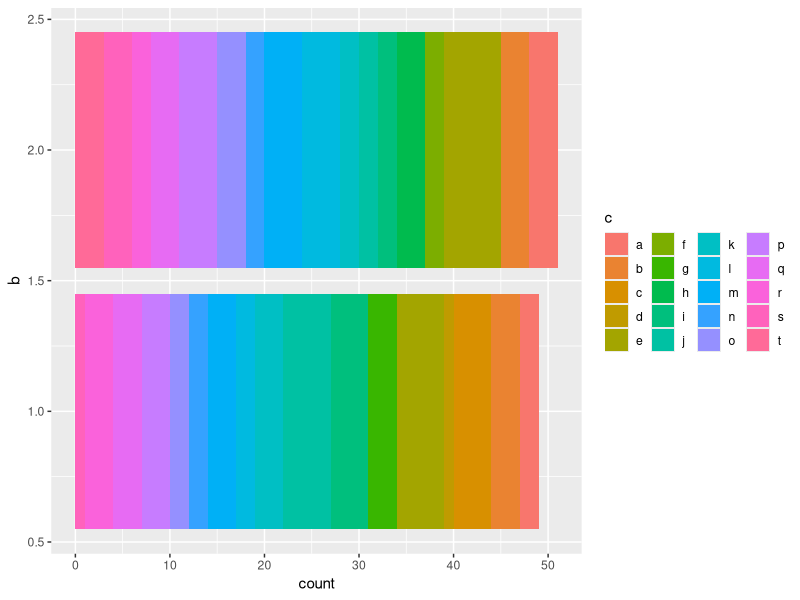
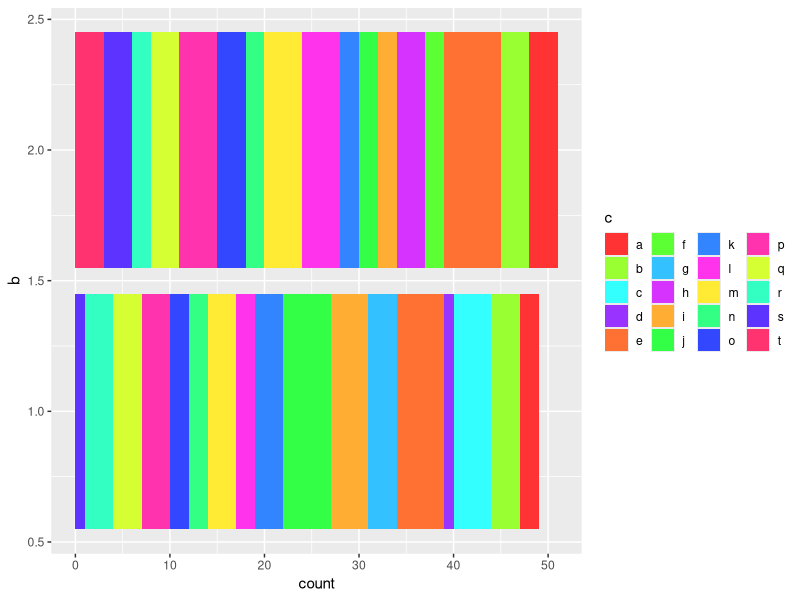
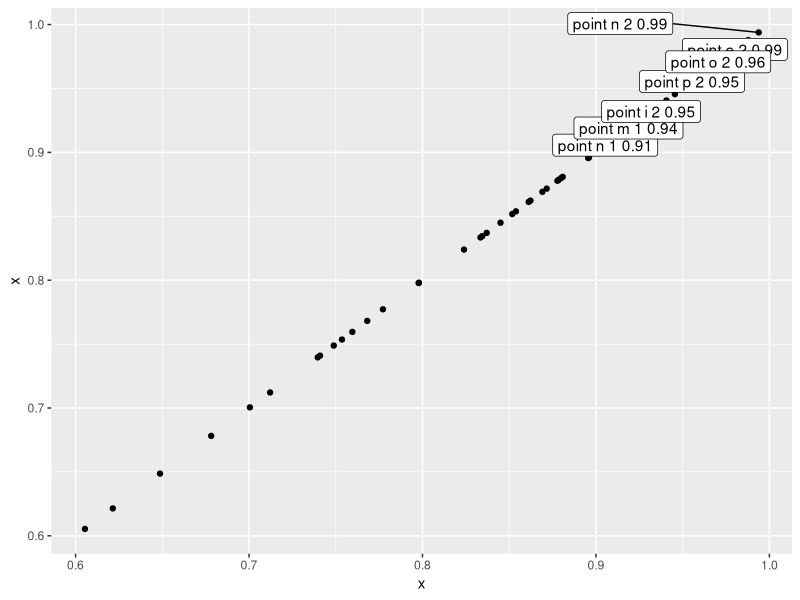
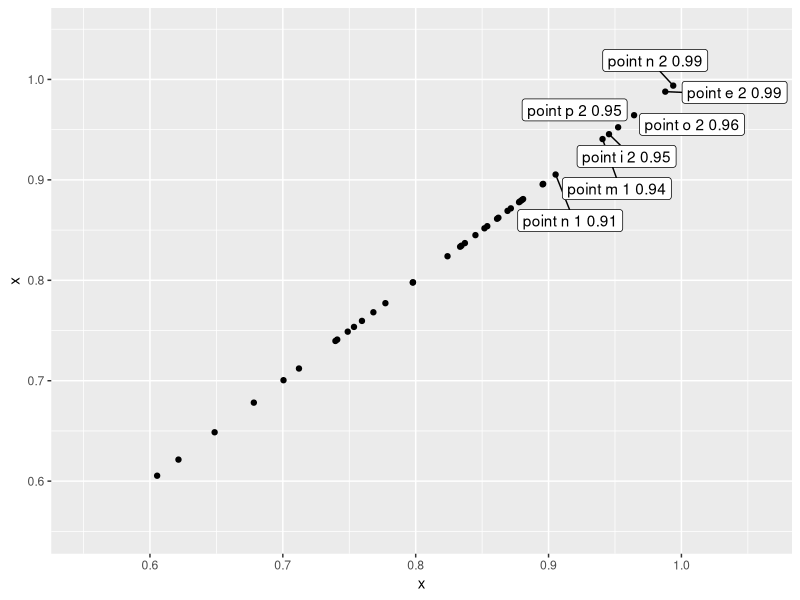

R code for these plots, in order:
## ---- chunk 1
library(ggplot2)
set.seed(123456)
sandbox.df = data.frame(x=runif(100),
                        b=sample.int(2, 100, TRUE),
                        c=sample(letters[1:20],100, TRUE))
## ---- chunk 2
interk <- function(x, k=4){ # Interleaves elements in x
  idx = unlist(lapply(1:k, function(kk) seq(kk, length(x), k)))
  x[idx]
}
pal = interk(rainbow(20, s=.8), 5)
## ---- chunk 3
ggplot(sandbox.df, aes(x=b, fill=c)) + geom_bar() + coord_flip() +
  guides(fill=guide_legend(ncol=4))
ggplot(sandbox.df, aes(x=b, fill=c)) + geom_bar() + coord_flip() +
  guides(fill=guide_legend(ncol=4)) + 
  scale_fill_manual(values=pal)
## ---- chunk 4
library(ggrepel)
library(dplyr)
zoom.df = sandbox.df %>% filter(x>.6) %>%
  mutate(label=ifelse(x>.9, paste('point', c, b, round(x,2)), ''))
## ---- chunk 5
ggplot(zoom.df, aes(x=x, y=x, label=label)) + geom_point() +
  geom_label_repel()
ggplot(zoom.df, aes(x=x, y=x, label=label)) + geom_point() +
  geom_label_repel(aes(label=label), max.overlaps=Inf,
                   nudge_x=sample(c(.01, -.01), nrow(zoom.df), TRUE)) +
  scale_x_continuous(expand = expansion(mult = .2)) + 
  scale_y_continuous(expand = expansion(mult = .2))
